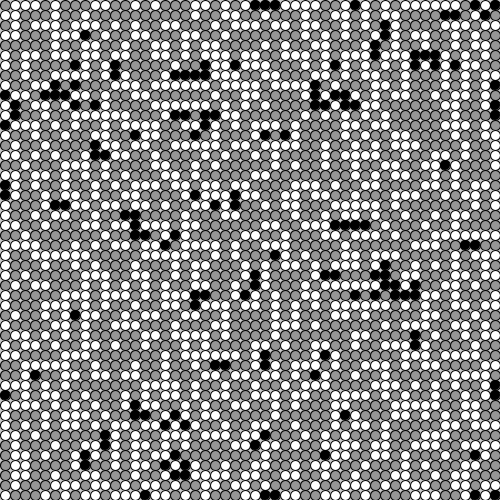
Frame 1 (no input)
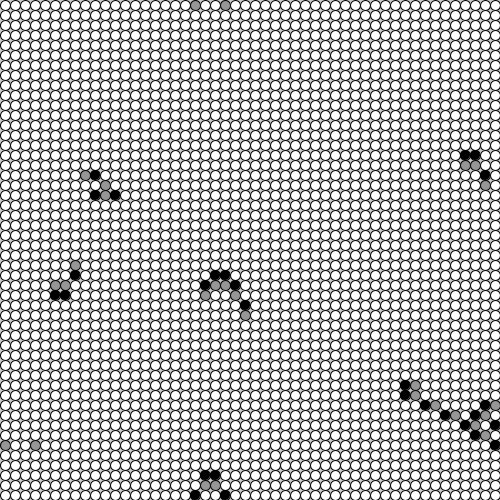
Frame 60 (the mouse pressed at the canvas centre just before this capture)
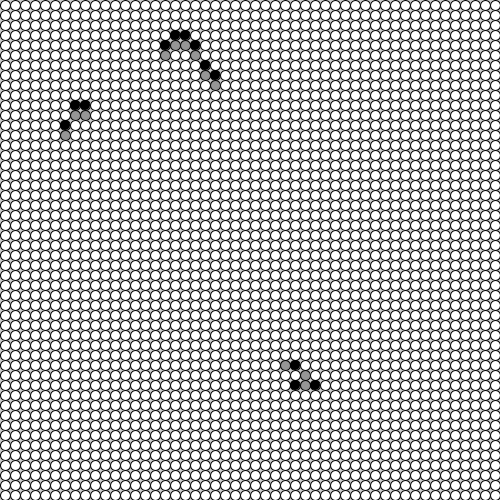
Frame 120 (the mouse held since frame 60 and released just before this capture)

The Processing sketch that drew these frames (run headless with seeded random() and noise(); from frame 60 on, the mouse is pressed at the canvas centre):

// Processing sketch: p7_4
// ── p7_4.pde
/**
* ブライアンの脳
*/
Cell[][] _cellArray;
int _cellSize = 10;
int _numX, _numY;

void setup() {
    size(500, 500);
    _numX = floor(width / _cellSize);
    _numY = floor(height / _cellSize);
    restart();
}

void restart() {
    _cellArray = new Cell[_numX][_numY];
    for (int x = 0;x < _numX;x++) {
        for (int y = 0;y < _numY;y++) {
            Cell newCell = new Cell(x,y);
            _cellArray[x][y] = newCell;
        }
    }
    
    for (int x = 0;x < _numX;x++) {
        for (int y = 0; y < _numY; y++) {
            int above = y - 1;
            int below = y + 1;
            int left = x - 1;
            int right = x + 1;
            
            if (above < 0) above = _numY - 1; //画面端であれば反対側とつなげる
            if (below ==  _numY) below = 0;
            if (left < 0) left = _numX - 1;
            if (right ==  _numX) right = 0;
            
            _cellArray[x][y].addNeighbor(0,_cellArray[left][above]);
            _cellArray[x][y].addNeighbor(1,_cellArray[left][y]);
            _cellArray[x][y].addNeighbor(2,_cellArray[left][below]);
            _cellArray[x][y].addNeighbor(3,_cellArray[x][below]);
            _cellArray[x][y].addNeighbor(4,_cellArray[right][below]);
            _cellArray[x][y].addNeighbor(5,_cellArray[right][y]);
            _cellArray[x][y].addNeighbor(6,_cellArray[right][above]);
            _cellArray[x][y].addNeighbor(7,_cellArray[x][above]);
            
        }
    }
}

void draw() {
    background(200);
    
    for (int x = 0; x < _numX;x++) {
        for (int y = 0; y < _numY;y++) {
            _cellArray[x][y].calcNextState();
        }
    }
    translate(_cellSize / 2,_cellSize / 2);
    
    // すべてのセルを描く
    for (int x = 0; x < _numX;x++) {
        for (int y = 0; y < _numY;y++) {
            _cellArray[x][y].drawMe();
        }
    }
}

void mousePressed() {
    restart();
}

class Cell {
    float x,y;
    int state; // 0 | 1 | 2
    
    int nextState; //次の状態
    Cell[] neighbors; //隣接セル
    
    Cell(float ex, float why) {
        // ここわからない。ああ、xとyか
        x = ex * _cellSize;
        y = why * _cellSize;
        nextState = int(random(2));
        state = nextState;
        neighbors = new Cell[8];
    }
    
    void addNeighbor(int idx,Cell cell) {
        neighbors[idx] = cell;
    }
    
    void calcNextState() {
        if (state == 0) {
            int firingCount = 0;
            for (int i = 0; i < neighbors.length; i++) {
                if (neighbors[i].state == 1) {
                    // 発火しているセルを数える
                    firingCount++;
                }
            }
            if (firingCount == 2) {
                // 発火しているセルが2つの時、次の状態は発火
                nextState = 1;
            } else {
                // それ以外の時、次の状態は変化しない
                nextState = state;
            }
        } else if (state == 1) {
            // 発火しているセルの時、次の状態は休止
            nextState = 2;
        } else if (state == 2) {
            // 休止しているセルの時、次の状態はオフ
            nextState = 0;
        }
    }
    
    void drawMe() {
        state = nextState;
        stroke(0);
        if (state==1) {
            fill(0);
        } else if (state==2) {
            fill(150);
        } else {
            fill(255);
        }
        ellipse(x,y,_cellSize,_cellSize);
    }
}
